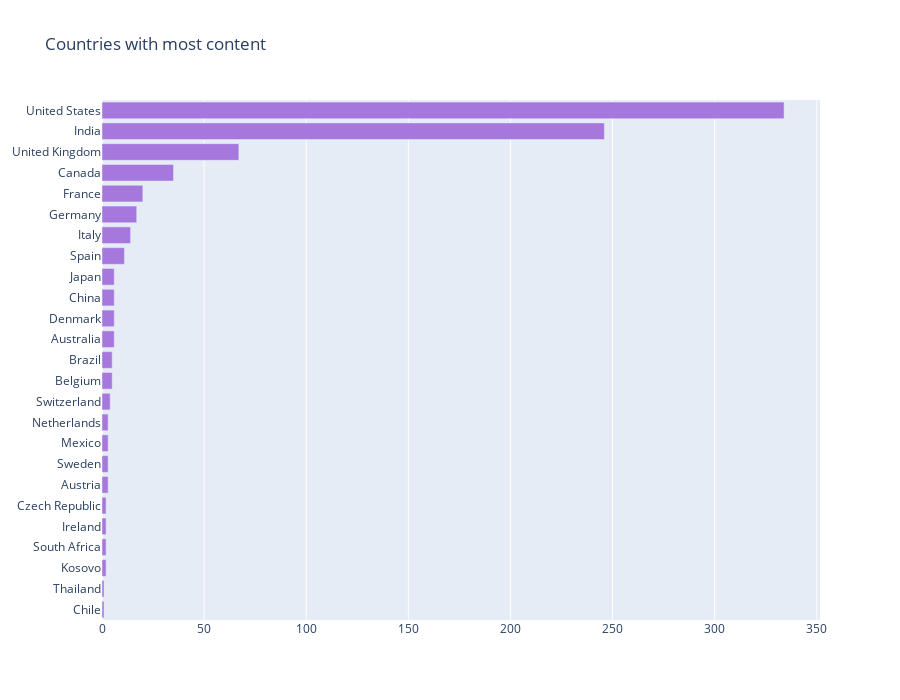

Here is the notebook cell this chart was saved with:
### Markdown cell above
# Content from different Countries

### Code cell
country_codes = {'afghanistan': 'AFG',
 'albania': 'ALB',
 'algeria': 'DZA',
 'american samoa': 'ASM',
 'andorra': 'AND',
 'angola': 'AGO',
 'anguilla': 'AIA',
 'antigua and barbuda': 'ATG',
 'argentina': 'ARG',
 'armenia': 'ARM',
 'aruba': 'ABW',
 'australia': 'AUS',
 'austria': 'AUT',
 'azerbaijan': 'AZE',
 'bahamas': 'BHM',
 'bahrain': 'BHR',
 'bangladesh': 'BGD',
 'barbados': 'BRB',
 'belarus': 'BLR',
 'belgium': 'BEL',
 'belize': 'BLZ',
                 'benin': 'BEN',
 'bermuda': 'BMU',
 'bhutan': 'BTN',
 'bolivia': 'BOL',
 'bosnia and herzegovina': 'BIH',
 'botswana': 'BWA',
 'brazil': 'BRA',
 'british virgin islands': 'VGB',
 'brunei': 'BRN',
 'bulgaria': 'BGR',
 'burkina faso': 'BFA',
 'burma': 'MMR',
 'burundi': 'BDI',
 'cabo verde': 'CPV',
 'cambodia': 'KHM',
 'cameroon': 'CMR',
 'canada': 'CAN',
 'cayman islands': 'CYM',
 'central african republic': 'CAF',
 'chad': 'TCD',
 'chile': 'CHL',
 'china': 'CHN',
                  'colombia': 'COL',
 'comoros': 'COM',
 'congo democratic': 'COD',
 'Congo republic': 'COG',
 'cook islands': 'COK',
 'costa rica': 'CRI',
 "cote d'ivoire": 'CIV',
 'croatia': 'HRV',
 'cuba': 'CUB',
 'curacao': 'CUW',
 'cyprus': 'CYP',
 'czech republic': 'CZE',
 'denmark': 'DNK',
 'djibouti': 'DJI',
 'dominica': 'DMA',
 'dominican republic': 'DOM',
 'ecuador': 'ECU',
 'egypt': 'EGY',
 'el salvador': 'SLV',
 'equatorial guinea': 'GNQ',
 'eritrea': 'ERI',
 'estonia': 'EST',
 'ethiopia': 'ETH',
 'falkland islands': 'FLK',
 'faroe islands': 'FRO',
 'fiji': 'FJI',
 'finland': 'FIN',
 'france': 'FRA',
 'french polynesia': 'PYF',
 'gabon': 'GAB',
 'gambia, the': 'GMB',
 'georgia': 'GEO',
 'germany': 'DEU',
 'ghana': 'GHA',
 'gibraltar': 'GIB',
 'greece': 'GRC',
                 'greenland': 'GRL',
 'grenada': 'GRD',
 'guam': 'GUM',
 'guatemala': 'GTM',
 'guernsey': 'GGY',
 'guinea-bissau': 'GNB',
 'guinea': 'GIN',
 'guyana': 'GUY',
 'haiti': 'HTI',
 'honduras': 'HND',
 'hong kong': 'HKG',
 'hungary': 'HUN',
 'iceland': 'ISL',
 'india': 'IND',
 'indonesia': 'IDN',
 'iran': 'IRN',
 'iraq': 'IRQ',
 'ireland': 'IRL',
 'isle of man': 'IMN',
 'israel': 'ISR',
 'italy': 'ITA',
 'jamaica': 'JAM',
 'japan': 'JPN',
 'jersey': 'JEY',
 'jordan': 'JOR',
 'kazakhstan': 'KAZ',
 'kenya': 'KEN',
 'kiribati': 'KIR',
 'north korea': 'PRK',
 'south korea': 'KOR',
 'kosovo': 'KSV', 'kuwait': 'KWT',
 'kyrgyzstan': 'KGZ',
 'laos': 'LAO',
 'latvia': 'LVA',
 'lebanon': 'LBN',
 'lesotho': 'LSO',
 'liberia': 'LBR',
 'libya': 'LBY',
 'liechtenstein': 'LIE',
 'lithuania': 'LTU',
 'luxembourg': 'LUX',
 'macau': 'MAC',
 'macedonia': 'MKD',
 'madagascar': 'MDG',
 'malawi': 'MWI',
 'malaysia': 'MYS',
 'maldives': 'MDV',
 'mali': 'MLI',
 'malta': 'MLT',
 'marshall islands': 'MHL',
 'mauritania': 'MRT',
 'mauritius': 'MUS',
 'mexico': 'MEX',
 'micronesia': 'FSM',
 'moldova': 'MDA',
 'monaco': 'MCO',
 'mongolia': 'MNG',
 'montenegro': 'MNE',
 'morocco': 'MAR',
 'mozambique': 'MOZ',
 'namibia': 'NAM',
 'nepal': 'NPL',
 'netherlands': 'NLD',
                 'new caledonia': 'NCL',
 'new zealand': 'NZL',
 'nicaragua': 'NIC',
 'nigeria': 'NGA',
 'niger': 'NER',
 'niue': 'NIU',
 'northern mariana islands': 'MNP',
 'norway': 'NOR',
 'oman': 'OMN',
 'pakistan': 'PAK',
 'palau': 'PLW',
 'panama': 'PAN',
 'papua new guinea': 'PNG',
 'paraguay': 'PRY',
 'peru': 'PER',
 'philippines': 'PHL',
 'poland': 'POL',
 'portugal': 'PRT',
 'puerto rico': 'PRI',
 'qatar': 'QAT',
 'romania': 'ROU',
 'russia': 'RUS',
 'rwanda': 'RWA',
 'saint kitts and nevis': 'KNA',
 'saint lucia': 'LCA',
 'saint martin': 'MAF',
 'saint pierre and miquelon': 'SPM',
 'saint vincent and the grenadines': 'VCT',
 'samoa': 'WSM',
 'san marino': 'SMR',
 'sao tome and principe': 'STP',
 'saudi arabia': 'SAU',
                 'senegal': 'SEN',
 'serbia': 'SRB',
 'seychelles': 'SYC',
 'sierra leone': 'SLE',
 'singapore': 'SGP',
 'sint maarten': 'SXM',
 'slovakia': 'SVK',
 'slovenia': 'SVN',
 'solomon islands': 'SLB',
 'somalia': 'SOM',
 'south africa': 'ZAF',
 'south sudan': 'SSD',
 'spain': 'ESP',
 'sri lanka': 'LKA',
 'sudan': 'SDN',
 'suriname': 'SUR',
 'swaziland': 'SWZ',
 'sweden': 'SWE',
 'switzerland': 'CHE',
 'syria': 'SYR',
 'taiwan': 'TWN',
 'tajikistan': 'TJK',
 'tanzania': 'TZA',
 'thailand': 'THA',
 'timor-leste': 'TLS',
 'togo': 'TGO',
 'tonga': 'TON',
 'trinidad and tobago': 'TTO',
 'tunisia': 'TUN',
 'turkey': 'TUR',
 'turkmenistan': 'TKM',
 'tuvalu': 'TUV',
 'uganda': 'UGA',
                  'ukraine': 'UKR',
 'united arab emirates': 'ARE',
 'united kingdom': 'GBR',
 'united states': 'USA',
 'uruguay': 'URY',
 'uzbekistan': 'UZB',
 'vanuatu': 'VUT',
 'venezuela': 'VEN',
 'vietnam': 'VNM',
 'virgin islands': 'VGB',
 'west bank': 'WBG',
 'yemen': 'YEM',
 'zambia': 'ZMB',
 'zimbabwe': 'ZWE'}

## countries 
from collections import Counter
colorscale = ["#f7fbff", "#ebf3fb", "#deebf7", "#d2e3f3", "#c6dbef", "#b3d2e9", "#9ecae1",
    "#85bcdb", "#6baed6", "#57a0ce", "#4292c6", "#3082be", "#2171b5", "#1361a9",
    "#08519c", "#0b4083", "#08306b"
]
    
def geoplot(ddf):
    country_with_code, country = {}, {}
    shows_countries = ", ".join(ddf['country'].dropna()).split(", ")
    for c,v in dict(Counter(shows_countries)).items():
        code = ""
        if c.lower() in country_codes:
            code = country_codes[c.lower()]
        country_with_code[code] = v
        country[c] = v
    data = [dict(
            type = 'choropleth',
            locations = list(country_with_code.keys()),
            z = list(country_with_code.values()),
            colorscale = [[0,"rgb(5, 10, 172)"],[0.65,"rgb(40, 60, 190)"],[0.75,"rgb(70, 100, 245)"],\
                        [0.80,"rgb(90, 120, 245)"],[0.9,"rgb(106, 137, 247)"],[1,"rgb(220, 220, 220)"]],
            autocolorscale = False,
            reversescale = True,
            marker = dict(
                line = dict (
                    color = 'gray',
                    width = 0.5
                ) ),
            colorbar = dict(
                autotick = False,
                title = ''),
          ) ]

    layout = dict(
        title = '',
        geo = dict(
            showframe = False,
            showcoastlines = False,
            projection = dict(
                type = 'Mercator'
            )
        )
    )

    fig = dict( data=data, layout=layout )
    iplot( fig, validate=False, filename='d3-world-map' )
    return country

country_vals = geoplot(df)
tabs = Counter(country_vals).most_common(25)

labels = [_[0] for _ in tabs][::-1]
values = [_[1] for _ in tabs][::-1]
trace1 = go.Bar(y=labels, x=values, orientation="h", name="", marker=dict(color="#a678de"))

data = [trace1]
layout = go.Layout(title="Countries with most content", height=700, legend=dict(x=0.1, y=1.1, orientation="h"))
fig = go.Figure(data, layout=layout)
fig.show()

### Figure 1 — Plotly figure (JSON) as saved in the notebook; plotly's stock layout.template omitted (floating-point values rounded to 4 significant figures)
{"data": [{"marker": {"color": "#a678de"}, "name": "", "orientation": "h", "type": "bar", "x": [1, 1, 2, 2, 2, 2, 3, 3, 3, 3, 4, 5, 5, 6, 6, 6, 6, 11, 14, 17, 20, 35, 67, 246, 334], "y": ["Chile", "Thailand", "Kosovo", "South Africa", "Ireland", "Czech Republic", "Austria", "Sweden", "Mexico", "Netherlands", "Switzerland", "Belgium", "Brazil", "Australia", "Denmark", "China", "Japan", "Spain", "Italy", "Germany", "France", "Canada", "United Kingdom", "India", "United States"]}], "layout": {"height": 700, "legend": {"orientation": "h", "x": 0.1, "y": 1.1}, "title": {"text": "Countries with most content"}}}
